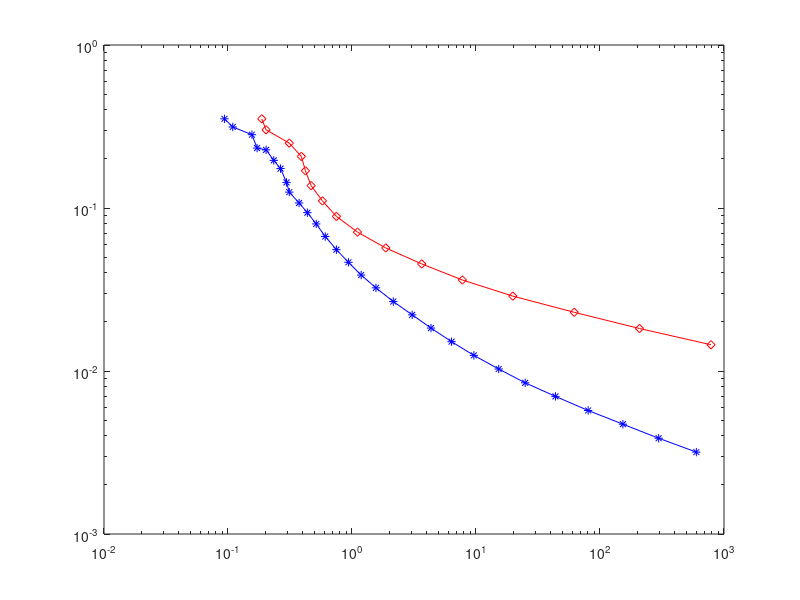

Source code (MATLAB):
dataUni=1.0e+002*[0.001872012000000   0.003524625907429   0.009805872390729
   0.002028013000000   0.003018138383299   0.008831434171221
   0.003120020000000   0.002499870623832   0.007438673249633
   0.003900025000000   0.002072801995691   0.006268011727788
   0.004212027000000   0.001691151904162   0.005156642609159
   0.004680030000000   0.001371370831838   0.004204698636233
   0.005772037000000   0.001105874794787   0.003406409470509
   0.007488048000000   0.000888252681821   0.002743474512400
   0.011076071000000   0.000711497419342   0.002202997755107
   0.018720120000000   0.000568661753465   0.001763513899313
   0.036504234000000   0.000453799104653   0.001409250683195
   0.077688498000000   0.000361689174352   0.001124285338843
   0.198121270000000   0.000288013471259   0.000895988514595
   0.619791973000000   0.000229180337220   0.000713384326383
   2.081989346000000   0.000182265602111   0.000567622784099
   7.852466336000000   0.000144892212657   0.000451397554332];

dataA=1.0e+002*[0.000936006000001   0.003524625907429   0.009805872390729
   0.001092007000000   0.003141380493250   0.009492312816966
   0.001560010000001   0.002817499083004   0.008245325211445
   0.001716011000000   0.002332155139500   0.007140173426804
   0.002028013000000   0.002273415656391   0.006932976652656
   0.002340015000000   0.001960333255039   0.006112825428122
   0.002652017000000   0.001744764812949   0.005534023632303
   0.002964019000000   0.001435963651193   0.004649304836121
   0.003120020000000   0.001251627211874   0.004050755584843
   0.003744024000000   0.001073766666363   0.003511758573671
   0.004368028000000   0.000936142654088   0.003086178441473
   0.005148033000000   0.000798623742615   0.002663619706267
   0.006084039000000   0.000668369829536   0.002238351149304
   0.007488048000000   0.000555123610648   0.001871087076710
   0.009360060000000   0.000464473534830   0.001567203987101
   0.011856076000000   0.000387793675498   0.001313324249273
   0.015600100000000   0.000323689616520   0.001099697708624
   0.021528138000000   0.000266724001075   0.000907789890678
   0.030576196000001   0.000221073493225   0.000753536614347
   0.043368278000000   0.000183403608736   0.000626748484158
   0.063492407000000   0.000151341848619   0.000517918428692
   0.096096616000000   0.000124717136495   0.000426884248823
   0.152412977000000   0.000102874254305   0.000352557451369
   0.249289598000000   0.000084625603741   0.000290405321861
   0.437270803000001   0.000069883713589   0.000239903296291
   0.802313143000001   0.000057252969194   0.000196623934829
   1.529901807000001   0.000047178628422   0.000162144023064
   2.970727042999999   0.000038684862174   0.000133020266598
   5.982638349999999   0.000031806825641   0.000109395500062];

figure(1)
loglog(dataUni(:,1),dataUni(:,2),'r-d',dataA(:,1),dataA(:,2),'b-*')
